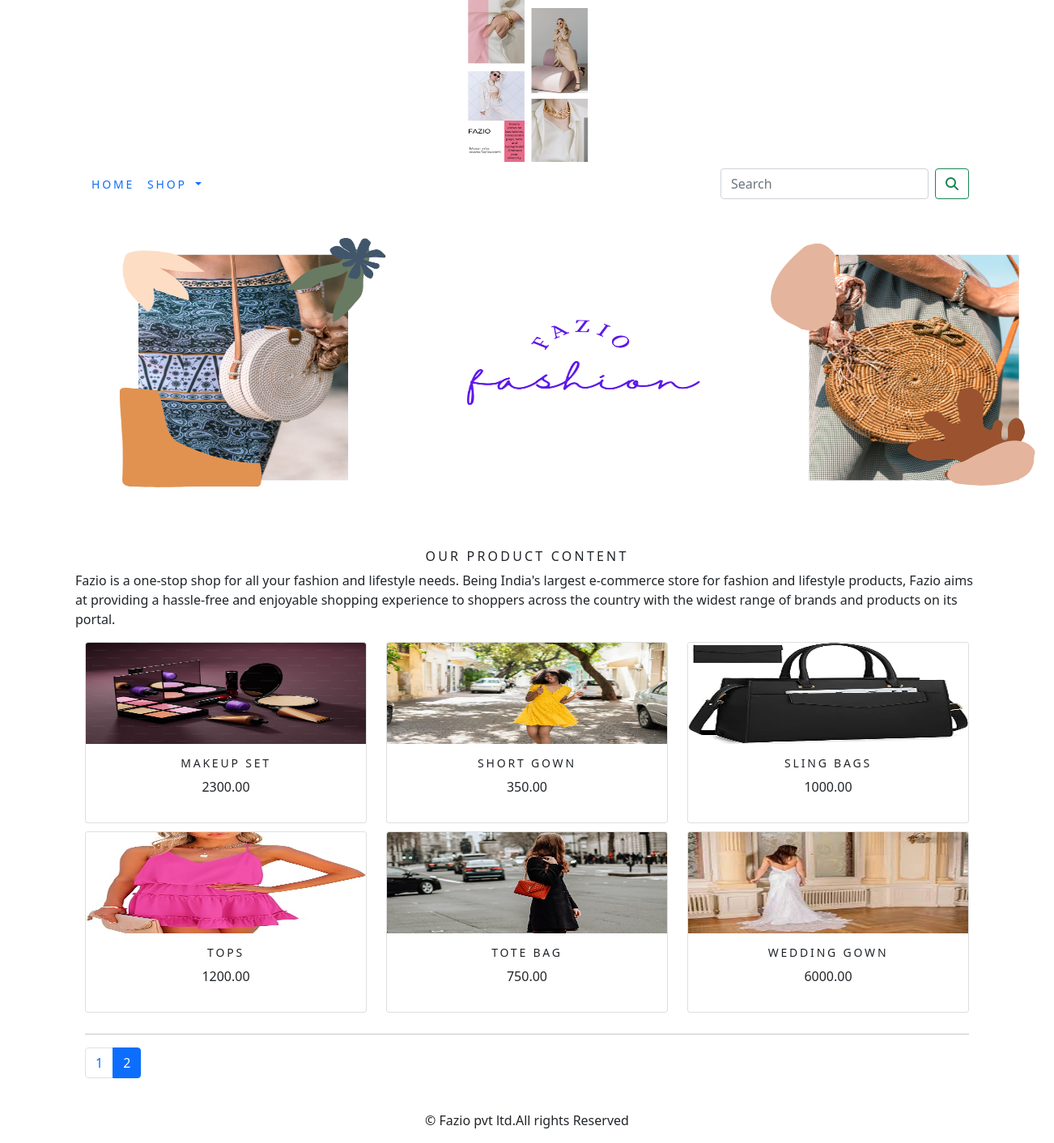
The app's page /ecommerceapp/?page=2 with its own data.
### ecommerceapp/models.py (models this page shows, shortened)
class Product(models.Model):
    name = models.CharField(max_length=250, unique=True)
    slug = models.SlugField(max_length=250, unique=True)
    description = models.TextField(blank=True)
    price = models.DecimalField(max_digits=10, decimal_places=2)
    category = models.ForeignKey(Category, on_delete=models.CASCADE)
    image = models.ImageField(upload_to='product', blank=True)
    stock = models.IntegerField()
    available = models.BooleanField(default=True)
    created = models.DateTimeField(auto_now_add=True)
    updated = models.DateTimeField(auto_now=True)
    def get_url(self):
        return reverse('ecommerceapp:prodCatdetail', args=[self.category.slug, self.slug])
    class Meta:
        ordering = ('name',)
        verbose_name = 'product'
        verbose_name_plural = 'products'

### ecommerceapp/views.py (the view)
# urls.py: path('', views.allProdCat, name='allProdCat'),
def allProdCat(request, c_slug=None):
    c_page = None
    products_list = None
    if c_slug!=None:
        c_page = get_object_or_404(Category, slug=c_slug)
        products_list = Product.objects.all().filter(category=c_page, available=True)
    else:
        products_list = Product.objects.all().filter(available=True)
    paginator = Paginator(products_list, 6)
    try:
        page = int(request.GET.get('page', 1))
    except:
        page = 1
    try:
        products = paginator.page(page)
    except (EmptyPage, InvalidPage):
        products = paginator.page(paginator.num_pages)
    return render(request, "category.html", {'category': c_page, 'products': products})

### cart/context_processors.py (called while the page is built)
def counter(request):
    item_count = 0
    if 'admin' in request.path:
        return {}
    else:
        try:
            cart = Cart.objects.filter(cart_id=_cart_id(request))
            cart_items = CartItem.objects.all().filter(cart=cart[:1])
            for cart_item in cart_items:
                item_count += cart_item.quantity
        except Cart.DoesNotExist:
            item_count = 0
    return dict(item_count=item_count)

### cart/views.py (called while the page is built)
def _cart_id(request):
    cart = request.session.session_key
    if not cart:
        cart = request.session.create()
    return cart

### ecommerceapp/context_processors.py (called while the page is built)
def menu_links(request):
    links = Category.objects.all()
    return dict(links=links)

### ecommerceapp/models.py (called while the page is built)
    def get_url(self):
        return reverse('ecommerceapp:product_by_category', args=[self.slug])

### templates/category.html (shortened to what this page needs)
{% extends 'base.html' %}
{% load static %}
{% block content %}
    <div class="mx_auto">
        {% if category %}
        <img class="my_image" src="{{ category.image.url }}" alt="{{ category.name }}" width="500px;" height="500px;">
    </div>
    <br>
    <div>
        <h1 class="text-center my_title">{{ category.name }}</h1>
        <p class="text-justify">{{ category.description }}</p>
    </div>
    {% else %}
    <div>
        <img class="my_image my_image_padding" src="{% static 'img/banner.png' %}" alt="Our Product" width="1250px;" height="400px;">
    </div>
    <br>
    <div>
        <h1 class="text-center my_title">Our Product Content</h1>
        <p class="text-justify">Fazio is a one-stop shop for all your fashion and lifestyle needs. Being India's largest e-commerce store for fashion and lifestyle products, Fazio aims at providing a hassle-free and enjoyable shopping experience to shoppers across the country with the widest range of brands and products on its portal.</p>
    </div>
    {% endif %}
    <div class="container">
        <div class="row mx_auto">
            {% for product in products.object_list %}
            <div class="my_bottom_margin col-9 col-sm-12 col-md-4 col-lg-4">
                <div class="card text-center" style="min-width: 18rem;">
                    <a href="{{product.get_url}}"><img class="card-img-top my_image" src="{{product.image.url}}" alt="{{ product.name }}" width="125px;" height="125px;"></a>
                    <div class="card-body">
                        <h4>{{ product.name }}</h4>
                        <p>{{ product.price }}</p>
                    </div>
                </div>
            </div>
            {% endfor %}
        </div>
    <div class="mx-auto">
        {% if products.paginator.num_pages > 1 %}
        <hr>
        <div class="text-center">
            <ul class="pagination">
                {% for pg in products.paginator.page_range %}
                <li class="page-item{% if products.number == pg %} active{% endif %}">
                    <a href="?page={{ pg }}" class="page-link">{{ pg }}</a>
                </li>
                {% endfor %}
            </ul>
        </div>
        {% endif %}
    </div>
    <br>
    </div>
{% endblock %}

### static/css/custom.css (style rules this page uses)
body { font-family: 'Roboto', sans-serif; }
.my_image { width: 100%: height: auto; }
.my_title { font-size: 16px; text-transform: uppercase; letter-spacing: .2em; }
.my_image_padding { padding:15px; }
.my_bottom_margin { margin-bottom: 10px; }
.card-body h4 { font-size: 14px; text-transform: uppercase; letter-spacing: .2em; }

### records on screen
Product: image (picture), name "MAKEUP SET", price "2300.00"
Product: image (picture), name "SHORT GOWN", price "350.00"
Product: image (picture), name "SLING BAGS", price "1000.00"
Product: image (picture), name "TOPS", price "1200.00"
Product: image (picture), name "TOTE BAG", price "750.00"
Product: image (picture), name "WEDDING GOWN", price "6000.00"

### other values on screen
{{ pg }} "1" "2"
